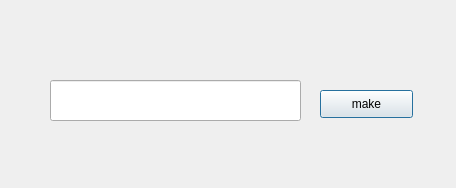
<?xml version="1.0" encoding="UTF-8"?>
<ui version="4.0">
 <class>MakeRoom</class>
 <widget class="QDialog" name="MakeRoom">
  <property name="geometry">
   <rect>
    <x>0</x>
    <y>0</y>
    <width>456</width>
    <height>188</height>
   </rect>
  </property>
  <property name="windowTitle">
   <string>Dialog</string>
  </property>
  <widget class="QLineEdit" name="lineEdit_propw">
   <property name="geometry">
    <rect>
     <x>50</x>
     <y>80</y>
     <width>251</width>
     <height>41</height>
    </rect>
   </property>
  </widget>
  <widget class="QPushButton" name="pushButton_makeRoom">
   <property name="geometry">
    <rect>
     <x>320</x>
     <y>90</y>
     <width>93</width>
     <height>28</height>
    </rect>
   </property>
   <property name="text">
    <string>make</string>
   </property>
  </widget>
 </widget>
 <resources/>
 <connections/>
</ui>
